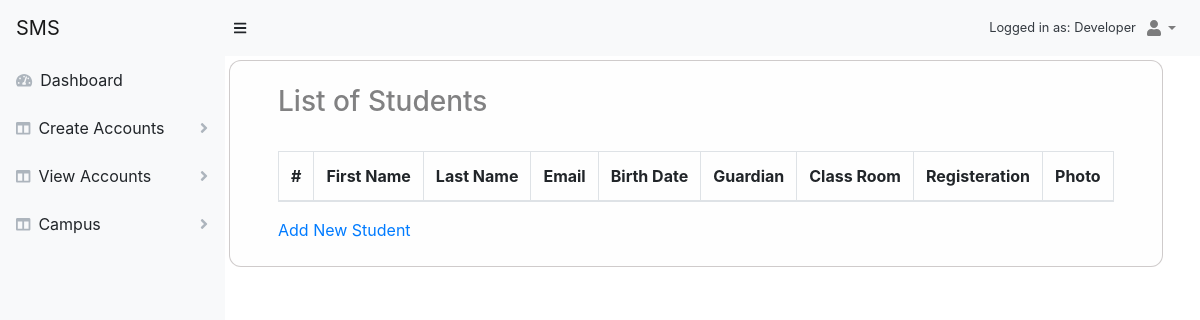
Page /account/view-student/ (signed in) on the earlier database version.
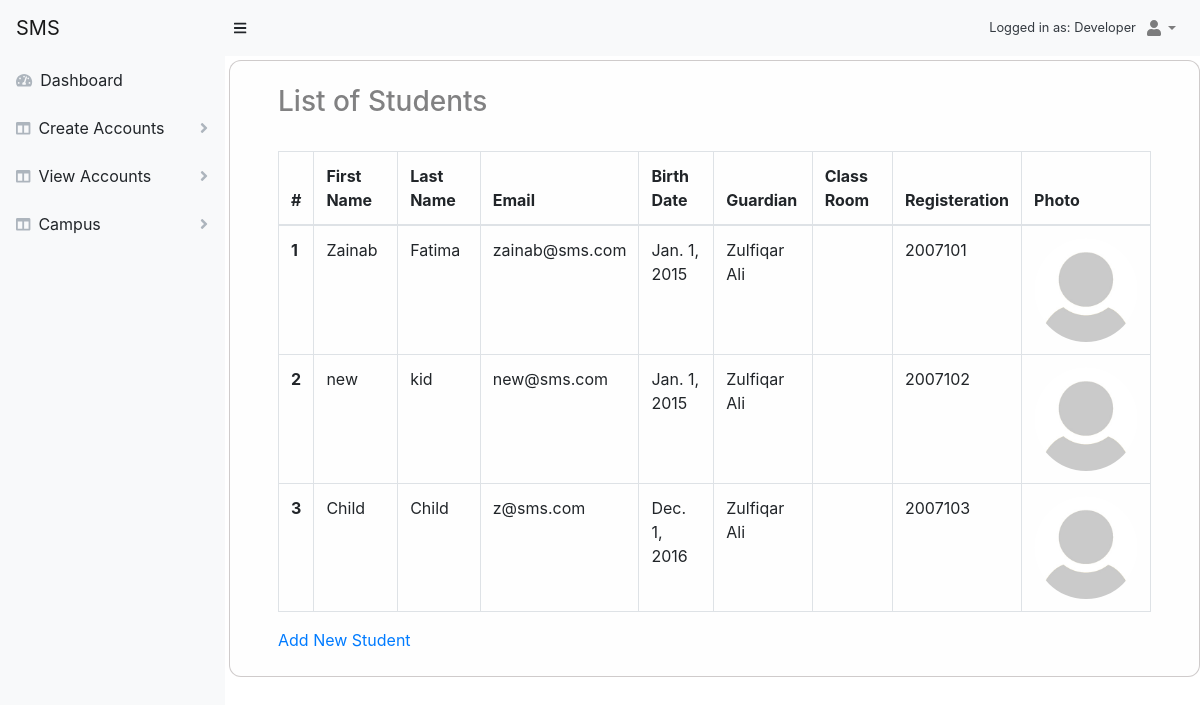
Same page on the later database version.
### accounts/models.py (models this page shows, shortened)
class Profile(models.Model):
    user = models.OneToOneField(User, on_delete=models.CASCADE ,default=1)
    photo = models.ImageField(upload_to=settings.MEDIA_ROOT+'/images/profile_images/%Y%m%d', null=True, blank=True, default='/media/images/default.jpg')
    birth_date = models.DateField()
    date_left = models.DateField(null=True, blank=True)
    salary = models.FloatField(max_length=6)
    contact_number = models.CharField(max_length=11)
    address = models.ForeignKey(Address, on_delete=models.CASCADE, default=1)
    CHOICES = [('M', 'Male'), ('F', 'Female')]
    gender = models.CharField(_('gender'), max_length=1, choices=CHOICES)
    def __str__(self):
        return self.user.__str__()
    class Meta:
        abstract = True

class Student(Profile):
    reg_number = models.CharField(primary_key=True, max_length=30)
    roll_number = models.PositiveIntegerField()
    STATUS_CHOICES = [('A', 'Active'), ('I', 'Inactive')]
    status = models.CharField(max_length=1, default='A', choices=STATUS_CHOICES)
    guardian = models.ForeignKey("Parent", on_delete=models.CASCADE)
    salary = None
    contact_number = None
    address = None
    USERNAME_FIELD = 'roll_number'
    class Meta:
        db_table = 'Student'
        verbose_name = _('student')
        verbose_name_plural = _('students')

class User(AbstractBaseUser, PermissionsMixin):
    email = models.EmailField(_('email address'), unique=True)
    first_name = models.CharField(_('first name'), max_length=30, blank=True)
    last_name = models.CharField(_('last name'), max_length=30, blank=True)
    date_joined = models.DateTimeField(_('date joined'), auto_now_add=True)
    is_active = models.BooleanField(_('active'), default=True)
    is_staff = models.BooleanField(_('staff'), default=True)
    objects = UserManager()
    USERNAME_FIELD = 'email'
    REQUIRED_FIELDS = []
    class Meta:
        db_table = "User"
        verbose_name = _('user')
        verbose_name_plural = _('users')
    def __str__(self):
        return self.get_full_name()
    def get_full_name(self):
        full_name = '%s %s' % (self.first_name, self.last_name)
        return full_name.strip()

class Parent(Profile):
    salary = None
    date_left = None
    class Meta:
        db_table = 'Parent'
        verbose_name = _('parent')
        verbose_name_plural = _('parents')

### accounts/views.py (the view)
# urls.py: path('view-student/', views.ViewStudentUser.as_view(), name='view_student'),
class ViewStudentUser(View):
    template_name = 'accounts/student/students.html'
    def get(self, request):
        students = Student.objects.all()
        class_room_students = ClassRoomStudents.objects.all()
        context = { 'students': students, 'class_room_students':class_room_students}
        return render(request, self.template_name, context)

### templates/accounts/student/students.html (shortened to what this page needs)
{% extends 'layouts/base.html' %}
{% load static %}
{% block content %}
<div class="container">
        <h3>List of Students</h3>
    <br>
    <table class="table table-lg table-bordered">
        <thead>
            <tr>
                <th>#</th>
                <th>First Name</th>
                <th>Last Name</th>
                <th>Email</th>
                <th>Birth Date</th>
                <th>Guardian</th>
                <th>Class Room</th>
                <th>Registeration</th>
                <th>Photo</th>
            </tr>
        </thead>
        <tbody>
            {% for student in students %}
                <tr>
                    <th>{{ forloop.counter }}</th>
                    <td>{{student.user.first_name}}</td>
                    <td>{{student.user.last_name}}</td>
                    <td>{{student.user.email}}</td>
                    <td>{{student.birth_date}}</td>
                    <td>{{student.guardian}}</td>
                    <td>
                    </td>
                    <td>{{ student.reg_number }}</td>
                    <td>
                        {% if student.photo %}
                            <img class='rounded-circle card-img' src={{ student.photo.url }}/>
                        {% else %}
                            <img class="rounded-circle card-img " src='/media/images/default.jpg'/>
                        {% endif %}
                    </td>
                </tr>
            {% endfor %}
        </tbody>
    </table>
    <a href="{% url 'accounts:create_student' %}">Add New Student</a>
</div>
{% endblock content %}

### templates/layouts/base.html (shortened to what this page needs)
{% load static %}
<!DOCTYPE html>
<html lang="en">
    <head>
        <link href={% static 'css/styles.css' %} rel="stylesheet" />
        <link href="https://cdn.datatables.net/1.10.20/css/dataTables.bootstrap4.min.css" rel="stylesheet" />
    </head>
    <body class="sb-nav-fixed">
        <nav class="sb-topnav navbar navbar-expand navbar-light bg-light">
            <a class="navbar-brand" href={% url 'accounts:profile' %}>SMS</a>
            <button class="btn btn-link btn-sm order-1 order-lg-0" id="sidebarToggle"  data-toggle="collapse"  data-target="#layoutSidenav_nav" aria-controls="navbarTogglerDemo01" aria-expanded="false" aria-label="Toggle navigation">
                <i class="fas fa-bars"></i>
            </button>
            {% if user.is_authenticated %}
            <div class="small text-dark ml-auto">Logged in as: {%if user.groups.first.name is null %} Developer {%endif%}
                {{user.groups.first.name}}</div>
            <ul class="navbar-nav ml-auto ml-md-0 ">
                <li class="nav-item dropdown">
                    <a class="nav-link dropdown-toggle" id="userDropdown" href="#" role="button" data-toggle="dropdown" aria-haspopup="true" aria-expanded="false"><i class="fas fa-user fa-fw"></i></a>
                </li>
            </ul>
            {% else %}
                <ul class="navbar-nav ml-auto">
                    <li><a style="color:rgb(92, 77, 77); text-decoration:none; padding:20px;" href={% url 'password_reset' %}>Reset Password</a></li>
                    <li><a style="color:rgb(92, 77, 77); text-decoration:none; padding:20px;" href={% url 'accounts:login' %}>Login</a></li>
                </ul>
            {%endif%}
        </nav>
        <div id="layoutSidenav">
            <div id="layoutSidenav_nav">
                {% if user.is_authenticated %}
            <div class="col-sm-2" style="background-color: #FAFAFA;">
                {% if user.groups.first.name is null %}
                        {% include "includes/developerSidebar.html" %}
                {% elif user.groups.first.name == 'Principal' %}
                        {% include "includes/principalSidebar.html" %}
                {% elif user.groups.first.name == 'HR' %}
                        {% include "includes/hrStaffSidebar.html" %}
                {% elif user.groups.first.name == 'Teacher' %}
                        {% include "includes/teacherSidebar.html" %}
                {% elif user.groups.first.name == 'Student' %}
                        {% include "includes/studentSidebar.html" %}
                {% elif user.groups.first.name == 'Parent' %}
                        {% include "includes/parentSidebar.html" %}
                {% endif %}
            </div>
            {% endif %}
            </div>
            <div id="layoutSidenav_content">
                <div class="m-1 p-4 mr-auto  alert alert-light"
                 style="border:1px solid rgba(105, 95, 95, 0.322);
                     border-radius: 12px;">
                    {% block content %}
                    {% endblock %}
                </div>
            </div>
        </div>
        <link href='https://cdnjs.cloudflare.com/ajax/libs/bootstrap-datepicker/1.9.0/css/bootstrap-datepicker.min.css' rel='stylesheet' type='text/css'>
    </body>
</html>

### templates/includes/developerSidebar.html (shortened to what this page needs)
<div id="layoutSidenav">
  <div id="layoutSidenav_nav">
      <nav class="sb-sidenav accordion sb-sidenav-light" id="sidenavAccordion">
          <div class="sb-sidenav-menu">
              <div class="nav">
                  <a class="nav-link" href={% url 'accounts:profile' %}>
                      <div class="sb-nav-link-icon"><i class="fas fa-tachometer-alt"></i></div>
                      Dashboard</a>
                  <a class="nav-link collapsed" href="#" data-toggle="collapse" data-target="#collapseCreateAccount" aria-expanded="false" aria-controls="collapseCreateAccount"
                      ><div class="sb-nav-link-icon"><i class="fas fa-columns"></i></div>
                      Create Accounts
                      <div class="sb-sidenav-collapse-arrow"><i class="fas fa-angle-down"></i></div
                  ></a>
                  <a class="nav-link collapsed" href="#" data-toggle="collapse" data-target="#collapseViewAccounts" aria-expanded="false" aria-controls="collapseViewAccounts"
                      ><div class="sb-nav-link-icon"><i class="fas fa-columns"></i></div>
                      View Accounts
                      <div class="sb-sidenav-collapse-arrow"><i class="fas fa-angle-down"></i></div
                  ></a>
                      <nav class="sb-sidenav-menu nav accordion" id="sidenavAccordionPages">
                          <a class="nav-link collapsed" href="#" data-toggle="collapse" data-target="#pagesCollapseAuth" aria-expanded="false" aria-controls="pagesCollapseAuth"
                              ><div class="sb-nav-link-icon"><i class="fas fa-columns"></i></div>Campus
                              <div class="sb-sidenav-collapse-arrow"><i class="fas fa-angle-down"></i></div
                          ></a>
                      </nav>
              </div>
          </div>
      </nav>
  </div>
  <div id="layoutSidenav_content" class="ml-5">
  </div>
</div>

Differences in the rows shown:
added Student: user.first_name "Zainab", user.last_name "Fatima", user.email "zainab@sms.com", birth_date "Jan. 1, 2015", guardian "Zulfiqar Ali", reg_number "2007101"
added Student: user.first_name "new", user.last_name "kid", user.email "new@sms.com", birth_date "Jan. 1, 2015", guardian "Zulfiqar Ali", reg_number "2007102"
added Student: user.first_name "Child", user.last_name "Child", user.email "z@sms.com", birth_date "Dec. 1, 2016", guardian "Zulfiqar Ali", reg_number "2007103"
